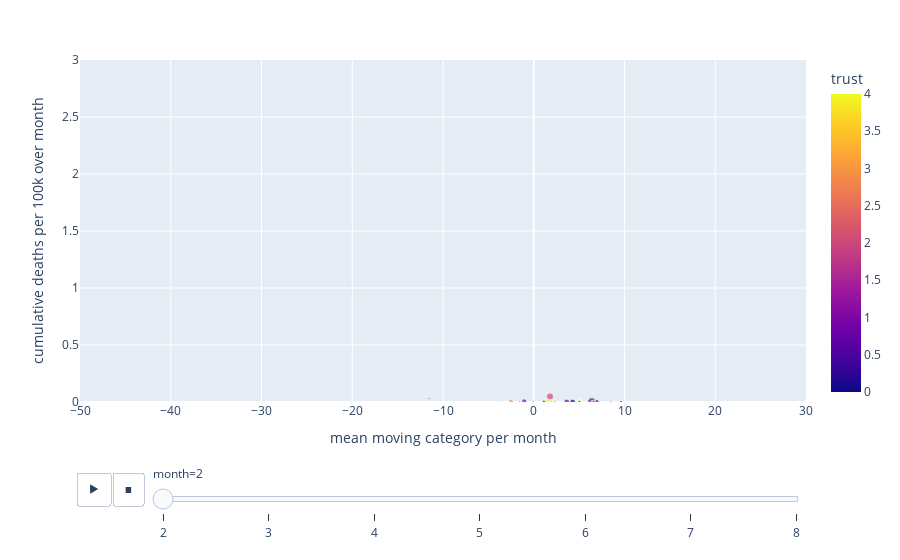

Notebook source saved alongside this figure:
### Code cell
# C
df = grouped_df
px.scatter(df,x="mean moving category per month", y="cumulative deaths per 100k over month" , animation_frame="month", animation_group="country",
           size="cumulative pageviews per 100k over month" ,color="trust", hover_name="country", range_x=[-50,30],range_y=[0,3])

### Figure 1 — Plotly figure (JSON) as saved in the notebook; plotly's stock layout.template omitted (floating-point values rounded to 4 significant figures)
{"data": [{"hovertemplate": "<b>%{hovertext}</b><br><br>month=2<br>mean moving category per month=%{x}<br>cumulative deaths per 100k over month=%{y}<br>cumulative pageviews per 100k over month=%{marker.size}<br>trust=%{marker.color}<extra></extra>", "hovertext": ["bg", "bn", "cs", "da", "de", "el", "fi", "he", "hr", "hu", "it", "ja", "ka", "kk", "ko", "ky", "lt", "mn", "ms", "nl", "no", "pl", "ro", "ru", "sk", "sl", "sr", "sv", "th", "tr"], "ids": ["bg", "bn", "cs", "da", "de", "el", "fi", "he", "hr", "hu", "it", "ja", "ka", "kk", "ko", "ky", "lt", "mn", "ms", "nl", "no", "pl", "ro", "ru", "sk", "sl", "sr", "sv", "th", "tr"], "legendgroup": "", "marker": {"color": [1, 4, 1, 3, 4, 1, 4, 1, 1, 1, 2, 1, 2, 3, 2, 2, 2, 2, 2, 3, 4, 0, 0, 1, 2, 1, 2, 2, 2, 2], "coloraxis": "coloraxis", "size": [161.4, 0.5568, 1926.0, 275.6, 1699.0, 175.1, 786.5, 688.3, 171.6, 293.6, 1300.0, 753.1, 57.16, 29.34, 172.7, 1.482, 329.2, 11.93, 38.96, 737.2, 362.1, 840.7, 223.5, 880.5, 385.2, 415.7, 39.08, 159.2, 52.3, 63.17], "sizemode": "area", "sizeref": 49.15, "symbol": "circle"}, "mode": "markers", "name": "", "orientation": "v", "showlegend": false, "type": "scatter", "x": [5.098, 5.25, 6.41, -1.578, 1.636, 6.431, 5.079, 6.939, 8.504, 9.621, 1.795, -1.063, 4.208, 3.183, -11.53, 2.417, 2.346, -23.1, -1.264, -2.531, 1.138, 4.281, 5.016, 3.636, 6.621, 1.121, 7.967, -0.02818, -3.55, 2.385], "xaxis": "x", "y": [0, 0, 0, 0, 0, 0, 0, 0, 0, 0, 0.04878, 0.00396, 0, 0, 0.03087, 0, 0, 0, 0, 0, 0, 0, 0, 0, 0, 0, 0, 0, 0, 0], "yaxis": "y"}], "layout": {"coloraxis": {"colorbar": {"title": {"text": "trust"}}, "colorscale": [[0, "#0d0887"], [0.1111, "#46039f"], [0.2222, "#7201a8"], [0.3333, "#9c179e"], [0.4444, "#bd3786"], [0.5556, "#d8576b"], [0.6667, "#ed7953"], [0.7778, "#fb9f3a"], [0.8889, "#fdca26"], [1, "#f0f921"]]}, "legend": {"itemsizing": "constant", "tracegroupgap": 0}, "margin": {"t": 60}, "sliders": [{"active": 0, "currentvalue": {"prefix": "month="}, "len": 0.9, "pad": {"b": 10, "t": 60}, "steps": [{"args": [["2"], {"frame": {"duration": 0, "redraw": false}, "fromcurrent": true, "mode": "immediate", "transition": {"duration": 0, "easing": "linear"}}], "label": "2", "method": "animate"}, {"args": [["3"], {"frame": {"duration": 0, "redraw": false}, "fromcurrent": true, "mode": "immediate", "transition": {"duration": 0, "easing": "linear"}}], "label": "3", "method": "animate"}, {"args": [["4"], {"frame": {"duration": 0, "redraw": false}, "fromcurrent": true, "mode": "immediate", "transition": {"duration": 0, "easing": "linear"}}], "label": "4", "method": "animate"}, {"args": [["5"], {"frame": {"duration": 0, "redraw": false}, "fromcurrent": true, "mode": "immediate", "transition": {"duration": 0, "easing": "linear"}}], "label": "5", "method": "animate"}, {"args": [["6"], {"frame": {"duration": 0, "redraw": false}, "fromcurrent": true, "mode": "immediate", "transition": {"duration": 0, "easing": "linear"}}], "label": "6", "method": "animate"}, {"args": [["7"], {"frame": {"duration": 0, "redraw": false}, "fromcurrent": true, "mode": "immediate", "transition": {"duration": 0, "easing": "linear"}}], "label": "7", "method": "animate"}, {"args": [["8"], {"frame": {"duration": 0, "redraw": false}, "fromcurrent": true, "mode": "immediate", "transition": {"duration": 0, "easing": "linear"}}], "label": "8", "method": "animate"}], "x": 0.1, "xanchor": "left", "y": 0, "yanchor": "top"}], "updatemenus": [{"buttons": [{"args": [null, {"frame": {"duration": 500, "redraw": false}, "fromcurrent": true, "mode": "immediate", "transition": {"duration": 500, "easing": "linear"}}], "label": "&#9654;", "method": "animate"}, {"args": [[null], {"frame": {"duration": 0, "redraw": false}, "fromcurrent": true, "mode": "immediate", "transition": {"duration": 0, "easing": "linear"}}], "label": "&#9724;", "method": "animate"}], "direction": "left", "pad": {"r": 10, "t": 70}, "showactive": false, "type": "buttons", "x": 0.1, "xanchor": "right", "y": 0, "yanchor": "top"}], "xaxis": {"anchor": "y", "domain": [0, 1], "range": [-50, 30], "title": {"text": "mean moving category per month"}}, "yaxis": {"anchor": "x", "domain": [0, 1], "range": [0, 3], "title": {"text": "cumulative deaths per 100k over month"}}}}
